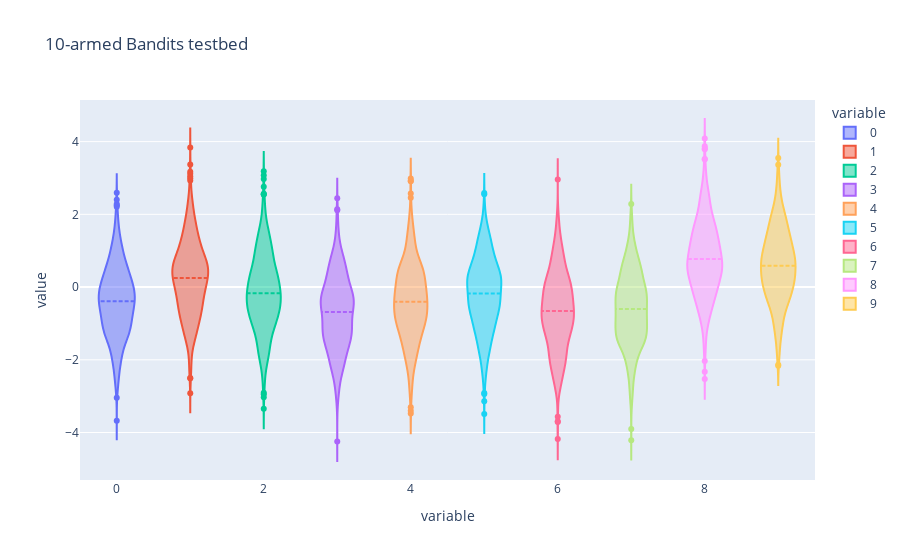

Source (notebook cell):
### Code cell
SEED = 0
K = 10

key = random.PRNGKey(SEED)

agent = SimpleBandit()
policy = BanditEpsilonGreedy(0.1)
env = K_armed_bandits(K, SEED)
env.render()

TIMESTEPS = 100_000

### Figure 1 — Plotly figure (JSON) as saved in the notebook; plotly's stock layout.template omitted (floating-point values rounded to 4 significant figures; data arrays with more than 128 entries replaced by an {"elided": "..."} marker saying what was removed)
{"data": [{"alignmentgroup": "True", "box": {"visible": false}, "hovertemplate": "variable=%{x}<br>value=%{y}<extra></extra>", "legendgroup": "0", "marker": {"color": "#636efa"}, "meanline": {"visible": true}, "name": "0", "offsetgroup": "0", "orientation": "v", "scalegroup": "True", "showlegend": true, "type": "violin", "x": {"elided": "1000 int values"}, "x0": " ", "xaxis": "x", "y": {"elided": "1000 float values"}, "y0": " ", "yaxis": "y"}, {"alignmentgroup": "True", "box": {"visible": false}, "hovertemplate": "variable=%{x}<br>value=%{y}<extra></extra>", "legendgroup": "1", "marker": {"color": "#EF553B"}, "meanline": {"visible": true}, "name": "1", "offsetgroup": "1", "orientation": "v", "scalegroup": "True", "showlegend": true, "type": "violin", "x": {"elided": "1000 int values"}, "x0": " ", "xaxis": "x", "y": {"elided": "1000 float values"}, "y0": " ", "yaxis": "y"}, {"alignmentgroup": "True", "box": {"visible": false}, "hovertemplate": "variable=%{x}<br>value=%{y}<extra></extra>", "legendgroup": "2", "marker": {"color": "#00cc96"}, "meanline": {"visible": true}, "name": "2", "offsetgroup": "2", "orientation": "v", "scalegroup": "True", "showlegend": true, "type": "violin", "x": {"elided": "1000 int values"}, "x0": " ", "xaxis": "x", "y": {"elided": "1000 float values"}, "y0": " ", "yaxis": "y"}, {"alignmentgroup": "True", "box": {"visible": false}, "hovertemplate": "variable=%{x}<br>value=%{y}<extra></extra>", "legendgroup": "3", "marker": {"color": "#ab63fa"}, "meanline": {"visible": true}, "name": "3", "offsetgroup": "3", "orientation": "v", "scalegroup": "True", "showlegend": true, "type": "violin", "x": {"elided": "1000 int values"}, "x0": " ", "xaxis": "x", "y": {"elided": "1000 float values"}, "y0": " ", "yaxis": "y"}, {"alignmentgroup": "True", "box": {"visible": false}, "hovertemplate": "variable=%{x}<br>value=%{y}<extra></extra>", "legendgroup": "4", "marker": {"color": "#FFA15A"}, "meanline": {"visible": true}, "name": "4", "offsetgroup": "4", "orientation": "v", "scalegroup": "True", "showlegend": true, "type": "violin", "x": {"elided": "1000 int values"}, "x0": " ", "xaxis": "x", "y": {"elided": "1000 float values"}, "y0": " ", "yaxis": "y"}, {"alignmentgroup": "True", "box": {"visible": false}, "hovertemplate": "variable=%{x}<br>value=%{y}<extra></extra>", "legendgroup": "5", "marker": {"color": "#19d3f3"}, "meanline": {"visible": true}, "name": "5", "offsetgroup": "5", "orientation": "v", "scalegroup": "True", "showlegend": true, "type": "violin", "x": {"elided": "1000 int values"}, "x0": " ", "xaxis": "x", "y": {"elided": "1000 float values"}, "y0": " ", "yaxis": "y"}, {"alignmentgroup": "True", "box": {"visible": false}, "hovertemplate": "variable=%{x}<br>value=%{y}<extra></extra>", "legendgroup": "6", "marker": {"color": "#FF6692"}, "meanline": {"visible": true}, "name": "6", "offsetgroup": "6", "orientation": "v", "scalegroup": "True", "showlegend": true, "type": "violin", "x": {"elided": "1000 int values"}, "x0": " ", "xaxis": "x", "y": {"elided": "1000 float values"}, "y0": " ", "yaxis": "y"}, {"alignmentgroup": "True", "box": {"visible": false}, "hovertemplate": "variable=%{x}<br>value=%{y}<extra></extra>", "legendgroup": "7", "marker": {"color": "#B6E880"}, "meanline": {"visible": true}, "name": "7", "offsetgroup": "7", "orientation": "v", "scalegroup": "True", "showlegend": true, "type": "violin", "x": {"elided": "1000 int values"}, "x0": " ", "xaxis": "x", "y": {"elided": "1000 float values"}, "y0": " ", "yaxis": "y"}, {"alignmentgroup": "True", "box": {"visible": false}, "hovertemplate": "variable=%{x}<br>value=%{y}<extra></extra>", "legendgroup": "8", "marker": {"color": "#FF97FF"}, "meanline": {"visible": true}, "name": "8", "offsetgroup": "8", "orientation": "v", "scalegroup": "True", "showlegend": true, "type": "violin", "x": {"elided": "1000 int values"}, "x0": " ", "xaxis": "x", "y": {"elided": "1000 float values"}, "y0": " ", "yaxis": "y"}, {"alignmentgroup": "True", "box": {"visible": false}, "hovertemplate": "variable=%{x}<br>value=%{y}<extra></extra>", "legendgroup": "9", "marker": {"color": "#FECB52"}, "meanline": {"visible": true}, "name": "9", "offsetgroup": "9", "orientation": "v", "scalegroup": "True", "showlegend": true, "type": "violin", "x": {"elided": "1000 int values"}, "x0": " ", "xaxis": "x", "y": {"elided": "1000 float values"}, "y0": " ", "yaxis": "y"}], "layout": {"legend": {"title": {"text": "variable"}, "tracegroupgap": 0}, "title": {"text": "10-armed Bandits testbed"}, "violinmode": "overlay", "xaxis": {"anchor": "y", "categoryarray": [0, 1, 2, 3, 4, 5, 6, 7, 8, 9], "categoryorder": "array", "domain": [0, 1], "title": {"text": "variable"}}, "yaxis": {"anchor": "x", "domain": [0, 1], "title": {"text": "value"}}}}
